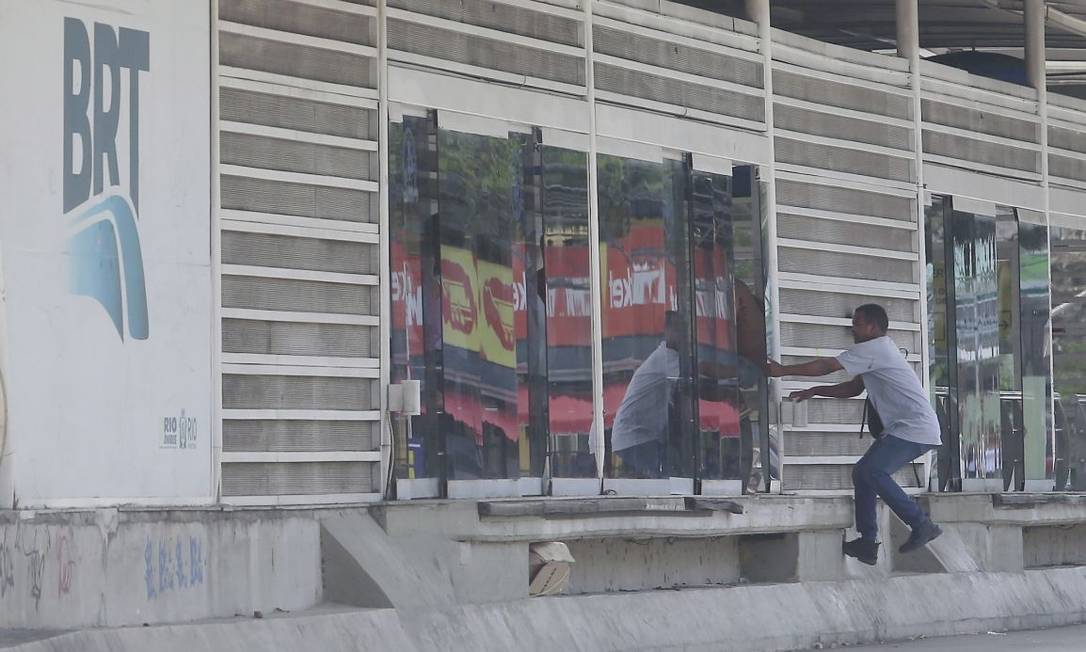
#> input picture AP1/pessoa.jpg, 1086 x 652 px
$ python ap1.py
#> lines starting #> are read from the running program, lines starting #| are printed output that depends on the picture; after the words box and inside, x2 and y2 are one past the last pixel; in counts of white or black regions, pixels touching at a corner belong together
# Importação das bibliotecas necessárias
import cv2                   # OpenCV para processamento de imagem
import numpy as np           # NumPy para manipulação de arrays
import matplotlib.pyplot as plt  # (não usada aqui, mas útil para visualizações em notebooks)

# ------------------------------
# Carregamento da imagem
# ------------------------------
img = cv2.imread("pessoa.jpg")  # Lê a imagem "pessoa.jpg" no formato BGR (padrão da OpenCV)
#> img is the input picture: shape (652, 1086, 3); mean B, G, R 140.2, 136, 135.3

# ------------------------------
# Redimensionamento da imagem
# ------------------------------
scale_percent = 80  # Reduz a imagem para 80% do tamanho original
width = int(img.shape[1] * scale_percent / 100)  # Novo valor da largura
#> width = 868
height = int(img.shape[0] * scale_percent / 100)  # Novo valor da altura
#> height = 521
dim = (width, height)
#> dim = (868, 521)
resized = cv2.resize(img, dim, interpolation=cv2.INTER_AREA)  # Redimensiona usando interpolação ideal para redução

# ------------------------------
# Conversão para escala de cinza
# ------------------------------
gray = cv2.cvtColor(resized, cv2.COLOR_BGR2GRAY)  # Converte imagem BGR para tons de cinza
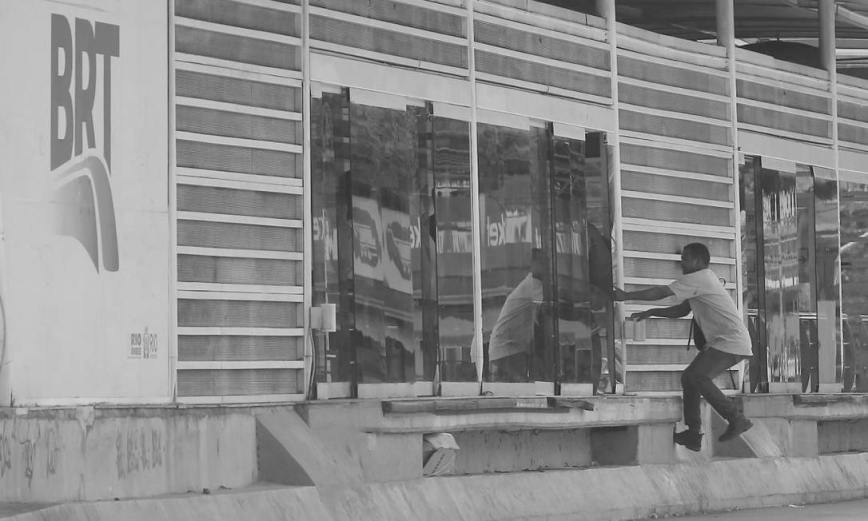
#> gray: shape (521, 868); min 26, max 229, mean 136.3

# ------------------------------
# Aplicação do filtro bilateral e detecção de bordas com Canny
# ------------------------------
# O filtro bilateral suaviza a imagem sem perder bordas
bilateral = cv2.bilateralFilter(gray, 9, 75, 75)
# Aplica detector de bordas de Canny com thresholds de 50 e 150
edges_bilateral_canny = cv2.Canny(bilateral, 50, 150)
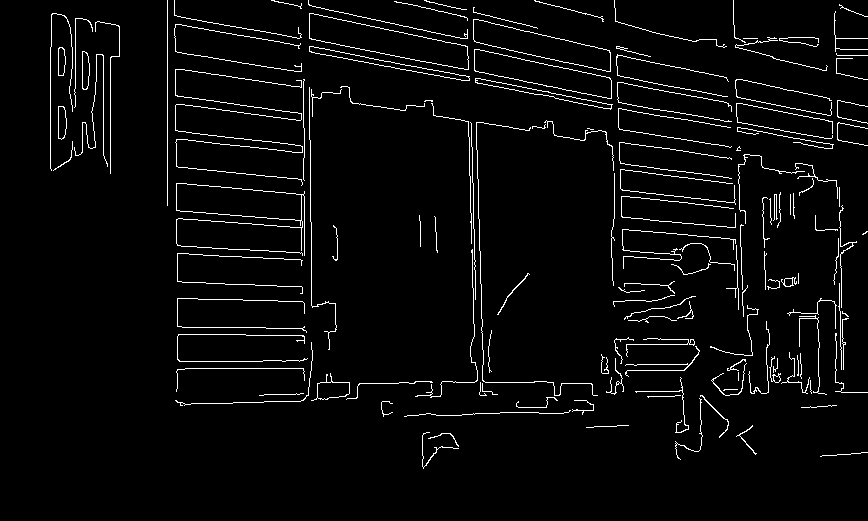
#> edges_bilateral_canny: shape (521, 868); 3.7% white in thin lines or dots, all inside (x1, y1, x2, y2) = (50, 0, 868, 469)

# ------------------------------
# Conversão de centímetros para pixels (assumindo 96 DPI)
# ------------------------------
pixels_largura_2cm = int(96 * 2 / 2.54)  # ~75.59 pixels → largura máxima permitida para contornos (2 cm)
pixels_altura_2cm = int(96 * 2 / 2.54)   # ~75.59 pixels → altura máxima permitida para contornos (2 cm)
# OBS: Os dois valores são iguais aqui, mas poderiam ser ajustados separadamente se desejado

# ------------------------------
# Encontrar contornos na imagem de bordas
# ------------------------------
contornos, _ = cv2.findContours(edges_bilateral_canny, cv2.RETR_EXTERNAL, cv2.CHAIN_APPROX_SIMPLE)
#> contornos = 141 contours, 123 with area under 20; largest, box (x1, y1, x2, y2) and area: (309, 13, 469, 70) 3920, (176, 183, 305, 256) 3374, (473, 19, 611, 72) 3034, (474, 49, 612, 99) 2932, (309, 46, 470, 81) 818
# RETR_EXTERNAL → considera apenas os contornos externos
# CHAIN_APPROX_SIMPLE → elimina pontos redundantes para reduzir o uso de memória

# ------------------------------
# Criação de imagem preta (máscara) para desenhar apenas os contornos filtrados
# ------------------------------
mascara = np.zeros_like(edges_bilateral_canny)  # Cria uma imagem do mesmo tamanho, mas só com pixels 0 (preto)

# ------------------------------
# Filtro de contornos por tamanho (descarta contornos maiores que 2 cm)
# ------------------------------
for contorno in contornos:
    x, y, w, h = cv2.boundingRect(contorno)  # Obtém o retângulo delimitador do contorno

    # Mantém apenas contornos cuja largura E altura sejam menores ou iguais a 2 cm
    if w <= pixels_largura_2cm and h <= pixels_altura_2cm:
        cv2.drawContours(mascara, [contorno], -1, 255, thickness=cv2.FILLED)
#> this loop made 141 passes
#> (x, y, w, h) on passes 1 to 12: (820, 452, 48, 5), (428, 433, 31, 14), (422, 432, 37, 37), (736, 425, 21, 30), (586, 425, 43, 3), (404, 410, 167, 7), (801, 405, 36, 3), (381, 401, 12, 16), (572, 400, 22, 15), (675, 398, 28, 62), (516, 397, 42, 11), (700, 395, 29, 43)
#> (contorno, x, y, w, h) on passes 22, 57: ([[738, 372], [738, 380]], 738, 372, 1, 9), ([[798, 273], [798, 283]], 798, 273, 1, 11)
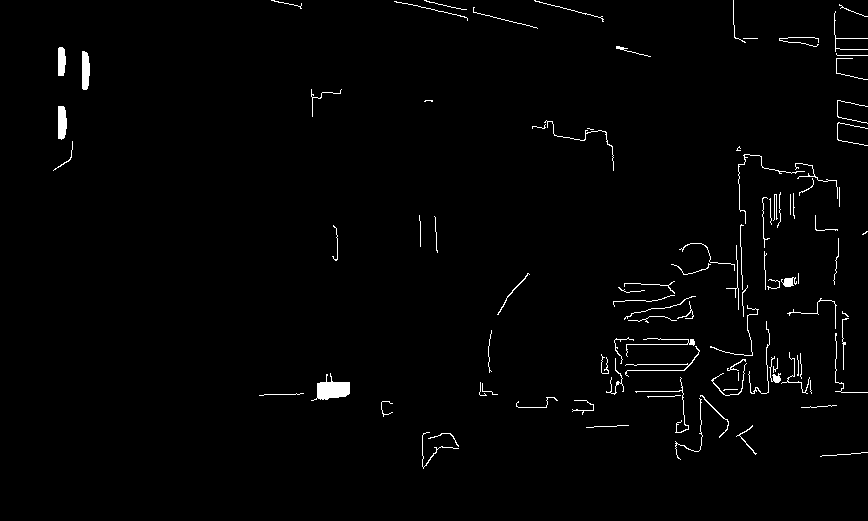
#> mascara: shape (521, 868); 1.5% white; 96 white regions (10 under 20 px), largest, box (x1, y1, x2, y2) and area: (311, 373, 350, 401) 551, (82, 51, 90, 90) 271, (58, 106, 67, 140) 266
        # Desenha o contorno na imagem "mascara" preenchido com branco (255)

# ------------------------------
# Exibição da imagem final com os contornos filtrados
# ------------------------------
cv2.imshow("Contornos filtrados (sem horizontais > 2cm e verticais > 2cm)", mascara)
cv2.waitKey(0)           # Espera o usuário pressionar qualquer tecla
cv2.destroyAllWindows()  # Fecha todas as janelas abertas pela OpenCV
